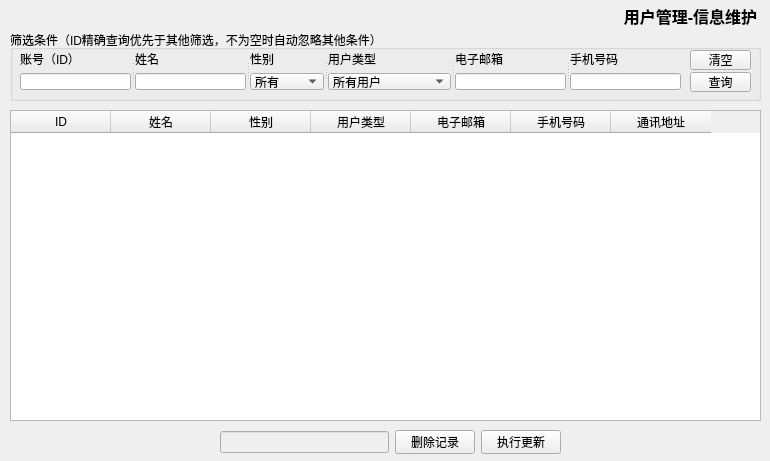
<?xml version="1.0" encoding="UTF-8"?>
<ui version="4.0">
    <class>UserMgrForm</class>
    <widget class="QWidget" name="UserMgrForm">
        <property name="geometry">
            <rect>
                <x>0</x>
                <y>0</y>
                <width>770</width>
                <height>461</height>
            </rect>
        </property>
        <property name="windowTitle">
            <string>Form</string>
        </property>
        <widget class="QTableWidget" name="tableWidTabEditUser">
            <property name="geometry">
                <rect>
                    <x>10</x>
                    <y>110</y>
                    <width>751</width>
                    <height>311</height>
                </rect>
            </property>
            <column>
                <property name="text">
                    <string>ID</string>
                </property>
            </column>
            <column>
                <property name="text">
                    <string>姓名</string>
                </property>
            </column>
            <column>
                <property name="text">
                    <string>性别</string>
                </property>
            </column>
            <column>
                <property name="text">
                    <string>用户类型</string>
                </property>
            </column>
            <column>
                <property name="text">
                    <string>电子邮箱</string>
                </property>
            </column>
            <column>
                <property name="text">
                    <string>手机号码</string>
                </property>
            </column>
            <column>
                <property name="text">
                    <string>通讯地址</string>
                </property>
            </column>
        </widget>
        <widget class="QLabel" name="labelTitleEditUser">
            <property name="geometry">
                <rect>
                    <x>620</x>
                    <y>0</y>
                    <width>141</width>
                    <height>31</height>
                </rect>
            </property>
            <property name="font">
                <font>
                    <pointsize>12</pointsize>
                    <bold>true</bold>
                </font>
            </property>
            <property name="text">
                <string>用户管理-信息维护</string>
            </property>
            <property name="alignment">
                <set>Qt::AlignmentFlag::AlignCenter</set>
            </property>
        </widget>
        <widget class="QGroupBox" name="groupBoxTabEditUserFilter">
            <property name="geometry">
                <rect>
                    <x>10</x>
                    <y>30</y>
                    <width>751</width>
                    <height>71</height>
                </rect>
            </property>
            <property name="title">
                <string>筛选条件（ID精确查询优先于其他筛选，不为空时自动忽略其他条件）</string>
            </property>
            <widget class="QPushButton" name="pBtnTabEditUserClear">
                <property name="geometry">
                    <rect>
                        <x>680</x>
                        <y>20</y>
                        <width>61</width>
                        <height>20</height>
                    </rect>
                </property>
                <property name="text">
                    <string>清空</string>
                </property>
            </widget>
            <widget class="QPushButton" name="pBtnTabEditUserQuery">
                <property name="geometry">
                    <rect>
                        <x>680</x>
                        <y>42</y>
                        <width>61</width>
                        <height>20</height>
                    </rect>
                </property>
                <property name="text">
                    <string>查询</string>
                </property>
            </widget>
            <widget class="QSplitter" name="splitter">
                <property name="geometry">
                    <rect>
                        <x>10</x>
                        <y>20</y>
                        <width>661</width>
                        <height>40</height>
                    </rect>
                </property>
                <property name="orientation">
                    <enum>Qt::Orientation::Horizontal</enum>
                </property>
                <widget class="QWidget" name="layWidg">
                    <layout class="QVBoxLayout" name="vLayoutUserId">
                        <item>
                            <widget class="QLabel" name="labelUserId">
                                <property name="text">
                                    <string>账号（ID）</string>
                                </property>
                            </widget>
                        </item>
                        <item>
                            <widget class="QLineEdit" name="lineEditTabEditUserUserId"/>
                        </item>
                    </layout>
                </widget>
                <widget class="QWidget" name="layWidg_2">
                    <layout class="QVBoxLayout" name="vLayoutUsername">
                        <item>
                            <widget class="QLabel" name="labelUsername">
                                <property name="text">
                                    <string>姓名</string>
                                </property>
                            </widget>
                        </item>
                        <item>
                            <widget class="QLineEdit" name="lineEditTabEditUserUsername"/>
                        </item>
                    </layout>
                </widget>
                <widget class="QWidget" name="layWidg_3">
                    <layout class="QVBoxLayout" name="vLayoutGender">
                        <item>
                            <widget class="QLabel" name="labelGender">
                                <property name="text">
                                    <string>性别</string>
                                </property>
                            </widget>
                        </item>
                        <item>
                            <widget class="QComboBox" name="comboBoxTabEditUserGender">
                                <property name="minimumSize">
                                    <size>
                                        <width>72</width>
                                        <height>0</height>
                                    </size>
                                </property>
                                <item>
                                    <property name="text">
                                        <string>所有</string>
                                    </property>
                                </item>
                                <item>
                                    <property name="text">
                                        <string>男性</string>
                                    </property>
                                </item>
                                <item>
                                    <property name="text">
                                        <string>女性</string>
                                    </property>
                                </item>
                            </widget>
                        </item>
                    </layout>
                </widget>
                <widget class="QWidget" name="layWidg_4">
                    <layout class="QVBoxLayout" name="vLayoutUserType">
                        <item>
                            <widget class="QLabel" name="labelUserType">
                                <property name="text">
                                    <string>用户类型</string>
                                </property>
                            </widget>
                        </item>
                        <item>
                            <widget class="QComboBox" name="comboBoxTabEditUserUserType">
                                <property name="minimumSize">
                                    <size>
                                        <width>120</width>
                                        <height>0</height>
                                    </size>
                                </property>
                                <item>
                                    <property name="text">
                                        <string>所有用户</string>
                                    </property>
                                </item>
                                <item>
                                    <property name="text">
                                        <string>OB-普通读者</string>
                                    </property>
                                </item>
                                <item>
                                    <property name="text">
                                        <string>FB-教职员读者</string>
                                    </property>
                                </item>
                                <item>
                                    <property name="text">
                                        <string>LA-图书管理员</string>
                                    </property>
                                </item>
                                <item>
                                    <property name="text">
                                        <string>UA-用户管理员</string>
                                    </property>
                                </item>
                                <item>
                                    <property name="text">
                                        <string>SA-系统管理员</string>
                                    </property>
                                </item>
                                <item>
                                    <property name="text">
                                        <string>DS-冻结状态</string>
                                    </property>
                                </item>
                            </widget>
                        </item>
                    </layout>
                </widget>
                <widget class="QWidget" name="layWidg_5">
                    <layout class="QVBoxLayout" name="vLayoutEmail">
                        <item>
                            <widget class="QLabel" name="labelEmail">
                                <property name="text">
                                    <string>电子邮箱</string>
                                </property>
                            </widget>
                        </item>
                        <item>
                            <widget class="QLineEdit" name="lineEditTabEditUserEmail"/>
                        </item>
                    </layout>
                </widget>
                <widget class="QWidget" name="layWidg_6">
                    <layout class="QVBoxLayout" name="vLayoutTelephone">
                        <item>
                            <widget class="QLabel" name="labelTelephone">
                                <property name="text">
                                    <string>手机号码</string>
                                </property>
                            </widget>
                        </item>
                        <item>
                            <widget class="QLineEdit" name="lineEditTabEditUserTelephone"/>
                        </item>
                    </layout>
                </widget>
            </widget>
        </widget>
        <widget class="QWidget" name="layoutWidget">
            <property name="geometry">
                <rect>
                    <x>220</x>
                    <y>430</y>
                    <width>341</width>
                    <height>24</height>
                </rect>
            </property>
            <layout class="QHBoxLayout" name="hLayoutX">
                <item>
                    <widget class="QLineEdit" name="lineEditSelectUserId">
                        <property name="enabled">
                            <bool>false</bool>
                        </property>
                        <property name="readOnly">
                            <bool>true</bool>
                        </property>
                    </widget>
                </item>
                <item>
                    <widget class="QPushButton" name="pBtnTabEditUserDeleteUser">
                        <property name="text">
                            <string>删除记录</string>
                        </property>
                    </widget>
                </item>
                <item>
                    <widget class="QPushButton" name="pBtnTabEditUserUpdateUser">
                        <property name="text">
                            <string>执行更新</string>
                        </property>
                    </widget>
                </item>
            </layout>
        </widget>
    </widget>
    <resources/>
    <connections/>
</ui>
